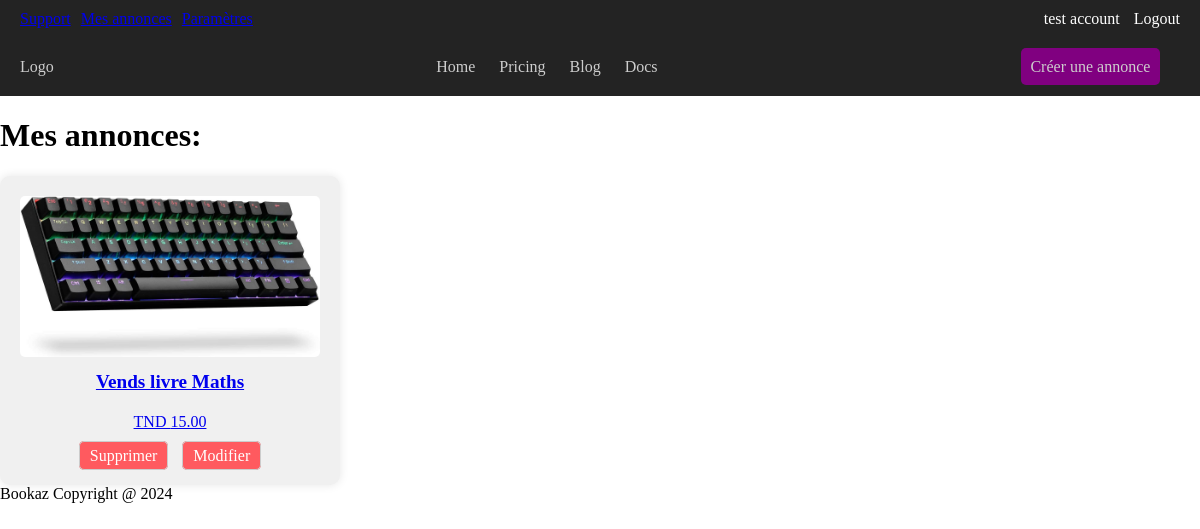
The app's page /myads/ (signed in), older data.
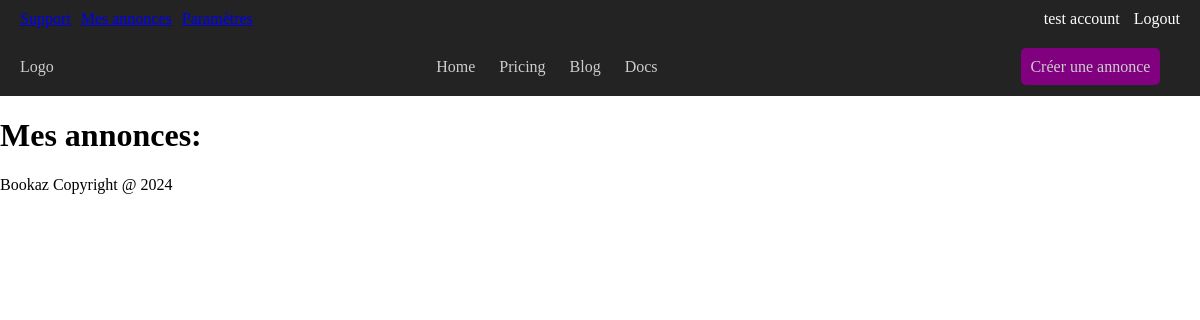
The same page, newer data.
### ads_system/models.py (models this page shows, shortened)
class ClassifiedAd(models.Model):
    user = models.ForeignKey(CustomUser, on_delete=models.CASCADE, null=True)
    ad_id = models.PositiveIntegerField(primary_key=True, default=generate_unique_id, unique=True)
    title = models.CharField(max_length=200)
    description = models.TextField()
    price = models.DecimalField(max_digits=10, decimal_places=2)
    image = models.ImageField()
    ad_type = models.CharField(max_length=10, choices=[('Unitaire', 'Unitaire'), ('Pack', 'Pack')], default='Unitaire')
    bundle_items = models.TextField(blank=True)

### ads_system/views.py (the view)
# urls.py: path("myads/", views.myads),
@login_required
def myads(request):
    ads = request.user.ads
    print(ads)
    return render(request, 'ads/myads.html', {'ads':ads})

### templates/ads/myads.html (shortened to what this page needs)
{% extends 'base.html' %}
{% load static %}
{% block content %}
  <h1>Mes annonces:</h1>
  <div class="ad-container">
    {% for ad in ads.all %}
      <div class="ad-item">
        <a href="/ad?ad_id={{ ad.ad_id }}" class="ad-link">
          <img src="{{ ad.image.url }}" alt="{{ ad.title }}" class="ad-image">
          <h3 class="ad-title">{{ ad.title }}</h3>
          <p class="ad-price">TND {{ ad.price }}</p>
          <div class="ad-actions">
            <a href="/delete-ad?ad_id={{ ad.ad_id }}" class="delete-link">Supprimer</a>
            <a href="/edit-ad?ad_id={{ ad.ad_id }}" class="edit-link">Modifier</a>
          </div>
        </a>
      </div>
    {% endfor %}
  </div>
{% endblock %}

Row changes from the older to the newer data that the page shows:
removed ClassifiedAd: image (picture), title "Vends livre Maths", price "15.00"
